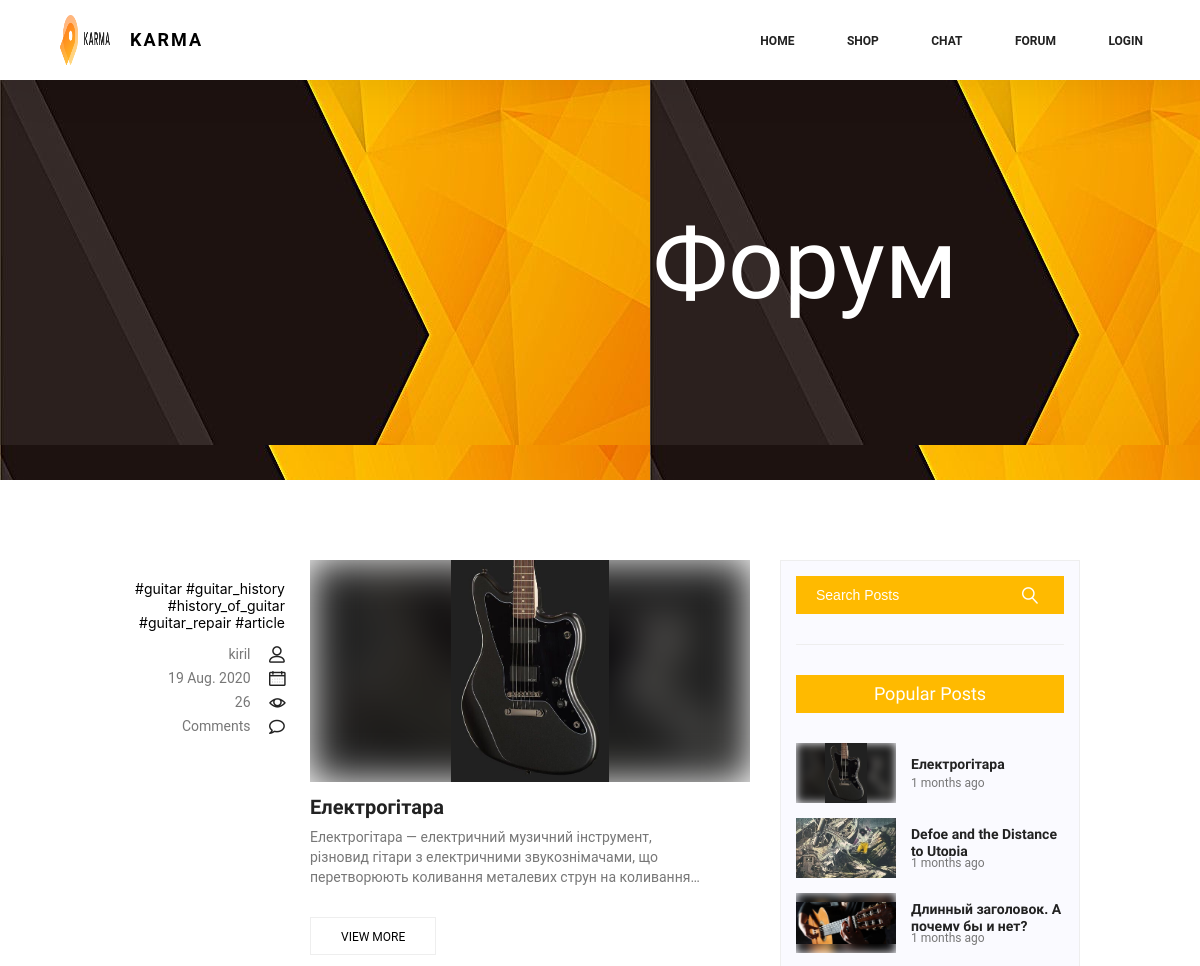
The app's page /forum/1tag=guitar/ (upper part), older data.
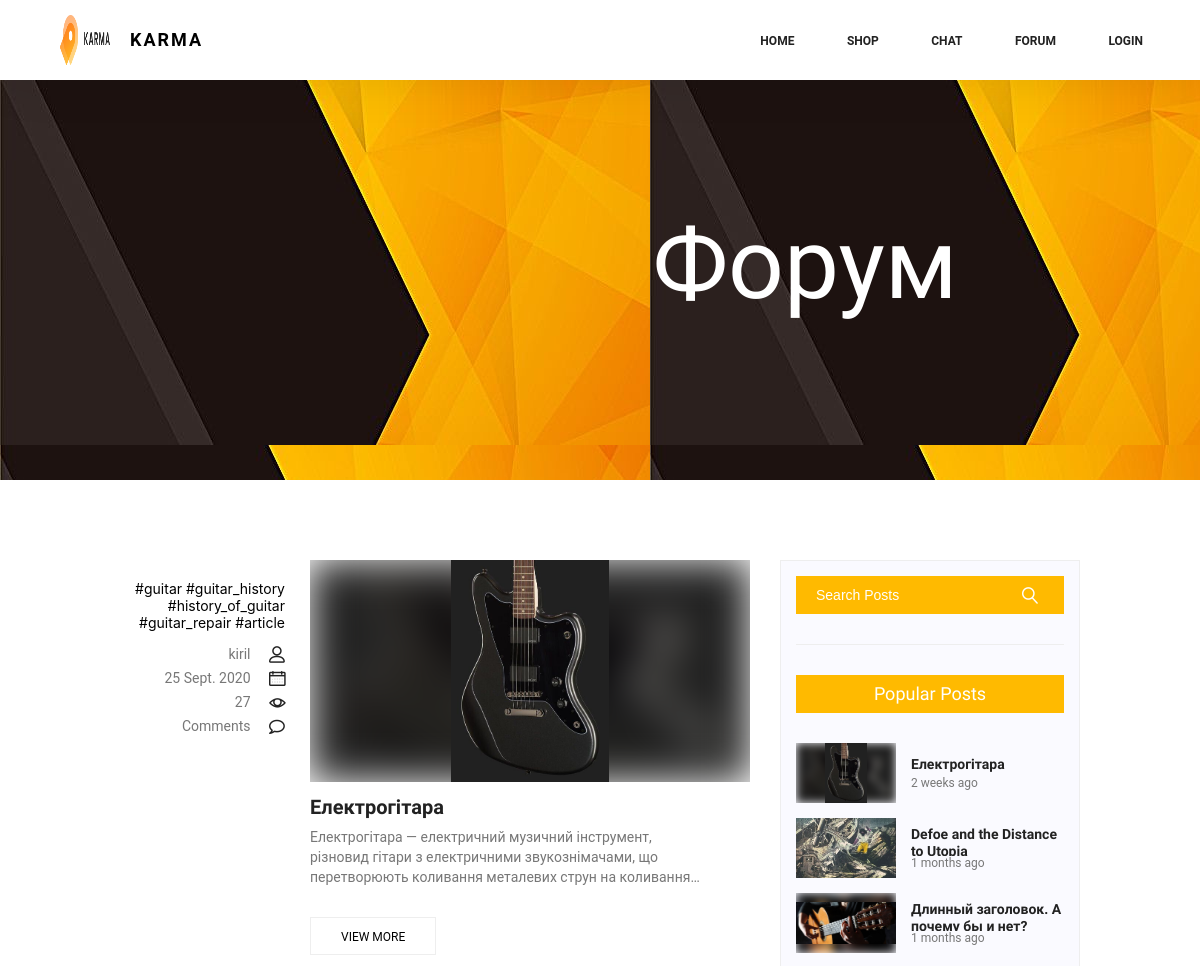
The same page, newer data.
### Articles/models.py (models this page shows, shortened)
class TagModel(models.Model):
    tag = models.CharField(max_length=50)
    count_of_uses = models.IntegerField(default=0)
    class Meta:
        verbose_name = 'Tag'
        verbose_name_plural = 'Tags'

class ArticleModel(models.Model):
    author = models.ForeignKey(User, on_delete=models.CASCADE)
    heading = models.CharField(max_length=50, verbose_name="Heading", default="")
    text = models.TextField(max_length=50000, verbose_name='Text', default="")
    date = models.DateTimeField(auto_now=True, verbose_name="Date")
    views = models.IntegerField(default=0)
    image = models.ImageField(upload_to='images/',
                              verbose_name='Изображение',
                              default='images/test-photo.jpg',
                              null=True,
                              blank=True)
    tags = models.ManyToManyField(TagModel, blank=True)
    class Meta:
        verbose_name = 'Article'
        verbose_name_plural = 'Articles'

### Articles/views.py (the view)
def forum_render(request, num, tag_name):
    num = num * 10
    articles = ArticleModel.objects.all()
    tags = TagModel.objects.all().order_by('-count_of_uses')
    most_popular_articles = articles.order_by('-views')[:5]
    most_popular_articles = date_out(most_popular_articles)
    search_form = SearchForm(request.POST)
    if request.method == "POST":
        if search_form.is_valid():
            search = search_form.cleaned_data.get("search")
            articles = articles.filter(text__contains=search)
    if tag_name != '_':
        articles = articles.filter(tags__tag__exact=tag_name)
    for i in articles:
        i.text = strip_tags(i.text)
    count = list(range(1, (len(articles) // 10) + 2))
    articles = articles[num - 10:num]
    num = num // 10
    context = {
        "articles": articles,
        "count": count,
        "search_form": search_form,
        "most_popular_articles": most_popular_articles,
        "tags": tags,
        "tag_name": tag_name,
        "num": num,
        "num_1": num+1,
        "num_2": num-1,
        "len_count": len(count),
    }
    return render(request, 'forum.html', context)

### Articles/forms.py
class SearchForm(forms.Form):
    search = forms.CharField(
        label='',
        max_length=100,
        widget=forms.TextInput(attrs={
            'class': 'forums-input',
            'placeholder': 'Search Posts',
            'autocomplete': 'off',
            'onfocus': 'this.placeholder=""',
            'onblur': 'this.placeholder="Search Posts"'
        }),
        error_messages={}
    )

### Articles/views.py (called while the page is built, shortened)
def date_out(articles):
    for article in articles:
        date = timezone.now() - article.date
        if date.days != 0:
            if date.days // 7 != 0:
                date = date.days // 7
                if date >= 4:
                    date = date // 4
                    article.date = str(date) + " months ago"
                else:
                    article.date = str(date) + " weeks ago"
            else:
                article.date = str(date.days) + " days ago"
    return articles

### templates/forum.html (shortened to what this page needs)
{% extends 'home.html' %}
{% load static %}
{% block content %}
    <section class="forum-intro-section halfscreen">
        <div class="forum">
            <div class="forum-intro">
                <div class="forum-intro-flexbox">
                    <div class="forum-intro-textbox">
                        <h1>Форум</h1>
                    </div>
                </div>
            </div>
        </div>
    </section>
    <section class="forum-body-section">
        <div class="forum-body">
            <div class="container">
                <div class="forum-body-inner">
                    <div class="right-forum-side">
                        {% for article in articles%}
                        <div class="right-forum-sidebar-unit">
                            <div class="forum-unit-info">
                                <div class="forum-unit-tags">
                                    {% for tag in article.tags.all %}
                                    <a href="/forum/1tag={{tag.tag}}">#{{tag.tag}}</a>
                                    {% endfor %}
                                </div>
                                <ul class="forum-unit-meta">
                                    <li> <a href="#">{{article.author}}</a> <i class="lnr lnr-user"></i></li>
                                    <li> {{article.date|date:"d N Y" }} <i class="lnr lnr-calendar-full"></i></li>
                                    <li> {{article.views}} <i class="lnr lnr-eye"></i></li>
                                    <li> <a href="#">Comments</a> <i class="lnr lnr-bubble"></i></li>
                                </ul>
                            </div>
                            <div class="forum-unit-post">
                                <div class="forum-unit-post-img-background">
                                    <div class="forum-unit-post-img-blurBackground-box">
                                    </div>
                                    <img class="forum-unit-post-img blur-img-background" src="{{article.image.url}}" alt="">
                                </div>
                                <div class="forum-unit-about-post">
                                    <h2> {{article.heading}}</h2>
                                    <p> {{article.text | safe}} </p>
                                </div>
                                <div class="forum-unit-post-for-comment">
                                    <a class="forum-unit-post-vm-button" href="/forum/articles{{article.id}}/">VIEW MORE</a>
                                </div>
                            </div>
                        </div>
                        {% endfor %}
                    </div>
                    <div class="left-forum-side">
                        <form data-da="forum-da-container,first,990" method="post" class="search-forums">
                            {{search_form.search}}
                            <button type="submit" class="forum-submit-button">
                                <a><i class="lnr lnr-magnifier" style="font-weight: 800;"></i></a>
                            </button>
                        </form>
                        <div class="hr"></div>
                        <div data-da="forum-da-container-popular-post, first, 990" class="todays-top-forum">
                            <h3>Popular Posts</h3>
                            <div class="popular-posts-block">
                                {% for article in most_popular_articles %}
                                <div class="popular-post">
                                    <div class="img-box-popular-post">
                                        <div class="popular-post-img-blurBackground-box">
                                        </div>
                                        <img class="popular-post-img blur-img-background" src="{{article.image.url}}" alt="">
                                    </div>
                                    <div class="smthg-about-popular-post">
                                        <div class="smthg-about-popular-post-heading-box">
                                            <h4>{{article.heading}}</h4>
                                        </div>
                                        <p>{{article.date}}</p>
                                    </div>
                                </div>
                                {% endfor %}
                            </div>
                        </div>
                    </div>
                </div>
            </div>
        </div>
    </section>
{% endblock %}

### templates/home.html (shortened to what this page needs)
{% load static %}
<!DOCTYPE html>
<html>
<head>
    <link rel="stylesheet" href="{% static 'css/main.css'%}">
    <link rel="stylesheet" href="{% static 'css/linearicons.css'%}">
    <link rel="stylesheet" href="{% static 'css/font-awesome.min.css'%}">
</head>
<body>
    <header class="header">
        <div class="header-inner">
            <div class="container">
                <div class="header-area">
                    <div class="header-logo">
                        <img src="{% static 'img/logo.png'%}" class="logo">
                        <p class="logo-title">KARMA</p>
                    </div>
                    <nav class="nav-menu">
                        <ul class="nav-list">
                            <li class="nav-item"><a class="nav-link" href="/">HOME</a></li>
                            <li class="nav-item"><a class="nav-link" href="">SHOP</a></li>
                            <li class="nav-item"><a class="nav-link" href="">CHAT</a></li>
                            <li class="nav-item"><a class="nav-link" href="/forum/1tag=_">FORUM</a></li>
                            <li class="nav-item"><a class="nav-link" href="/profile">{% if user.is_authenticated %}PROFILE {% else %} LOGIN {% endif %}
                            </a></li>
                        </ul>
                    </nav>
                </div>
            </div>
        </div>
    </header>
    {% block content %}{% endblock %}
</body>
</html>

Row changes from the older to the newer data that the page shows:
changed ArticleModel "Електрогітара": date "19 Aug. 2020" → "25 Sept. 2020"; views "26" → "27"; date "1 months ago" → "2 weeks ago"
